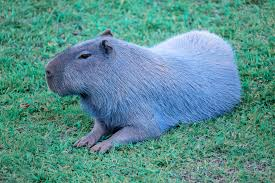
#> input picture AULA 11-09/capybara.jpg, 275 x 183 px
$ jupyter execute 'Aula 11-09.ipynb'
#> lines starting #> are read from the running program, lines starting #| are printed output that depends on the picture
[cell 1]
import cv2
import numpy as np
import matplotlib.pyplot as plt
from google.colab import files

[cell 2]
arquivo = files.upload()
#> the answer given: capybara.jpg

[cell 3]
img_rgb = cv2.imread('capybara.jpg', cv2.IMREAD_COLOR_RGB)
#> img_rgb is the input picture: shape (183, 275, 3); mean B, G, R 143.5, 144.2, 88.6
plt.imshow(img_rgb)
img_gray = cv2.cvtColor(img_rgb, cv2.COLOR_RGB2GRAY)
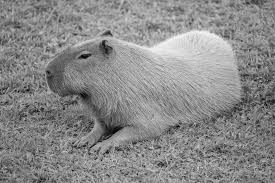
#> img_gray: shape (183, 275); min 1, max 247, mean 137.7
plt.imshow(img_gray, cmap='gray')
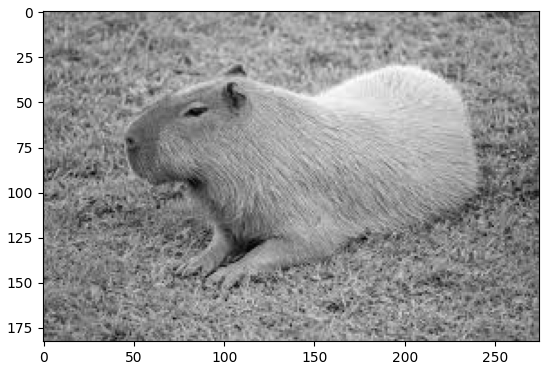
#> figure drawn by matplotlib, 1 panel; B, G, R data is drawn as R, G, B

[cell 4]
def calcHist(img):
  hist_arr = np.zeros(256, dtype=int)
  for i in range(img.shape[0]):
    for j in range(img.shape[1]):
      hist_arr[img[i, j]] += 1
  return hist_arr

[cell 5]
def calcHist(img):
  hist_arr = np.zeros(256, dtype=int)
  for px in img:
    hist_arr[px] += 1
#> after the loop, hist_arr = 256 values, max 181 at index 135, min 0 at index 0, mean 75.51

  plt.bar(range(256), hist_arr)

[cell 6]
calcHist(img_gray)
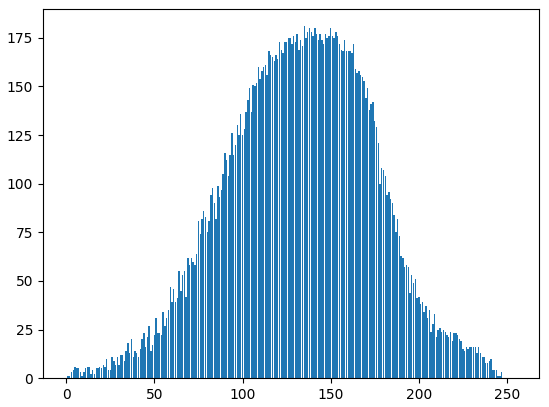
#> figure drawn by matplotlib, 1 panel; tallest bar 181 high, from x = 134.6 to 135.4
